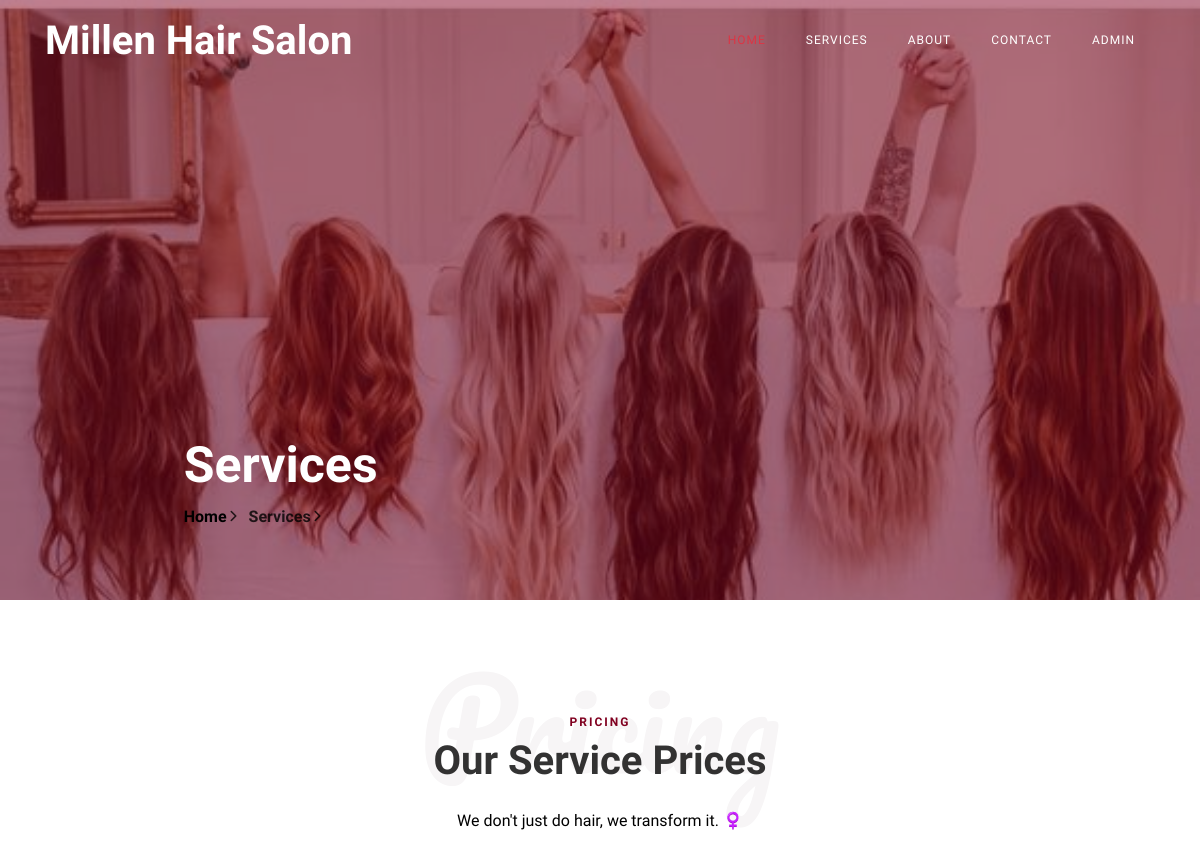
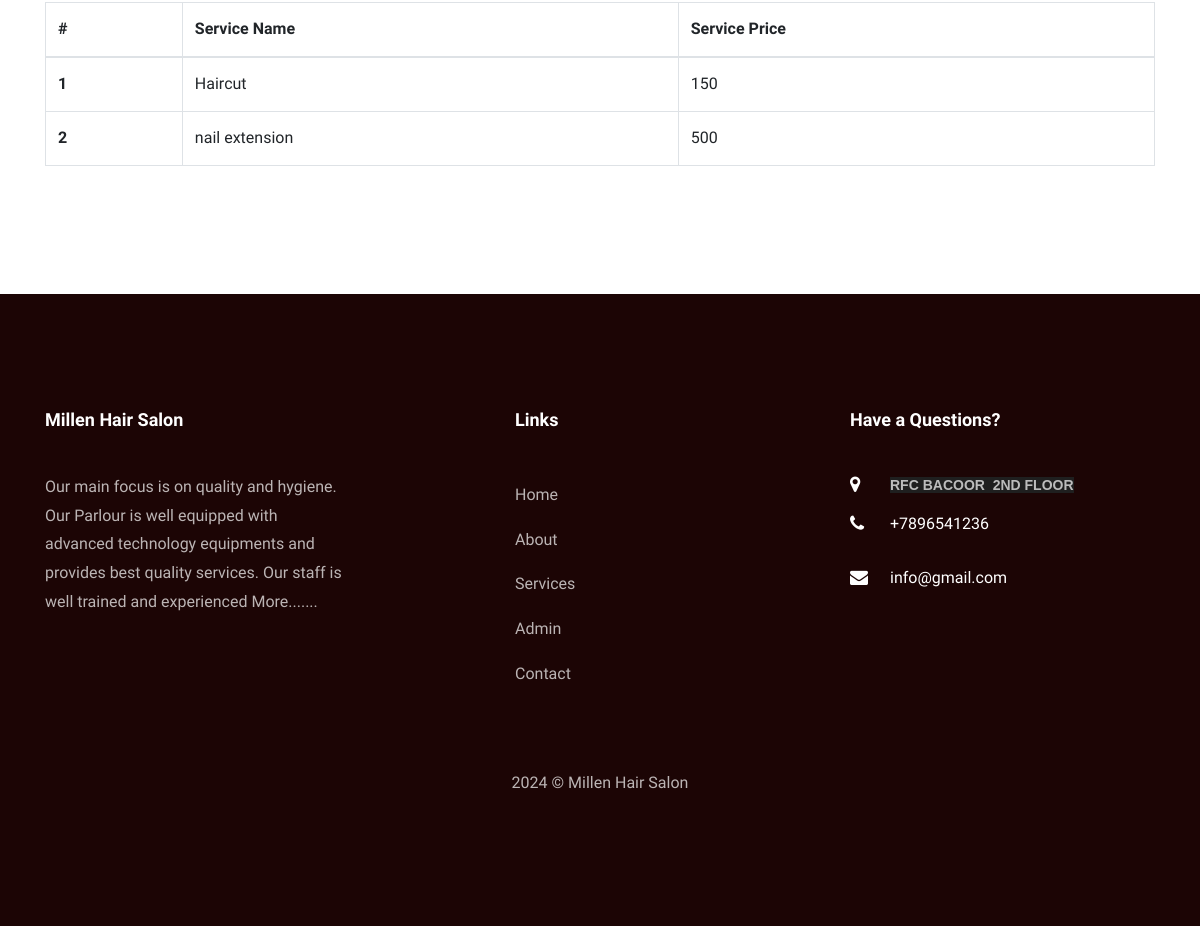
/services.php, run on the app's committed database (2 pictures, top to bottom).
### tables this page shows
CREATE TABLE `tblservices` (
  `ID` int(10) NOT NULL,
  `ServiceName` varchar(200) DEFAULT NULL,
  `Cost` int(10) DEFAULT NULL,
  `CreationDate` timestamp NULL DEFAULT current_timestamp()
);

CREATE TABLE `tblpage` (
  `ID` int(10) NOT NULL,
  `PageType` varchar(200) DEFAULT NULL,
  `PageTitle` mediumtext DEFAULT NULL,
  `PageDescription` mediumtext DEFAULT NULL,
  `Email` varchar(200) DEFAULT NULL,
  `MobileNumber` bigint(10) DEFAULT NULL,
  `UpdationDate` date DEFAULT NULL,
  `Timing` varchar(200) NOT NULL
);

### services.php (the view, shortened to what this page needs)
<?php
include('includes/dbconnection.php');
  ?>
<!DOCTYPE html>
<html lang="en">
  <head>
    <link rel="stylesheet" href="css/open-iconic-bootstrap.min.css">
    <link rel="stylesheet" href="css/animate.css">
    <link rel="stylesheet" href="css/owl.carousel.min.css">
    <link rel="stylesheet" href="css/owl.theme.default.min.css">
    <link rel="stylesheet" href="css/magnific-popup.css">
    <link rel="stylesheet" href="css/aos.css">
    <link rel="stylesheet" href="css/ionicons.min.css">
    <link rel="stylesheet" href="css/bootstrap-datepicker.css">
    <link rel="stylesheet" href="css/jquery.timepicker.css">
    <link rel="stylesheet" href="css/flaticon.css">
    <link rel="stylesheet" href="css/icomoon.css">
    <link rel="stylesheet" href="css/style.css">
  </head>
  <body>
	  <?php include_once('includes/header.php');?>
    <section class="hero-wrap hero-wrap-2" style="background-image: url('images/serves.jpg');" data-stellar-background-ratio="0.5">
      <div class="overlay"></div>
      <div class="container">
        <div class="row no-gutters slider-text js-fullheight align-items-end justify-content-center">
          <div class="col-md-9 ftco-animate pb-5">
            <h2 class="mb-0 bread">Services</h2>
            <p class="breadcrumbs"><span class="mr-2"><a href="index.php">Home <i class="ion-ios-arrow-forward"></i></a></span> <span>Services <i class="ion-ios-arrow-forward"></i></span></p>
          </div>
        </div>
      </div>
    </section>
    <section class="ftco-section ftco-pricing">
			<div class="container">
				<div class="row justify-content-center pb-3">
          <div class="col-md-10 heading-section text-center ftco-animate">
          	<h1 class="big">Pricing</h1>
          	<span class="subheading">Pricing</span>
            <h2 class="mb-4">Our Service Prices</h2>
            <p>We don't just do hair, we transform it. ‍♀️</p>
          </div>
        </div>
            <table class="table table-bordered"> <thead> <tr> <th>#</th> <th>Service Name</th> <th>Service Price</th> </tr> </thead> <tbody>
<?php
$ret=mysqli_query($con,"select *from  tblservices");
$cnt=1;
while ($row=mysqli_fetch_array($ret)) {
?>
             <tr> <th scope="row"><?php echo $cnt;?></th> <td><?php  echo $row['ServiceName'];?></td> <td><?php  echo $row['Cost'];?></td> </tr>   <?php
$cnt=$cnt+1;
}?></tbody> </table>
			</div>
		</section>
    <?php include_once('includes/footer.php');?>
  </body>
</html>

### includes/footer.php (shortened to what this page needs)
 <?php
include('includes/dbconnection.php');
?>
 <footer class="ftco-footer ftco-section">
      <div class="container">
        <div class="row mb-5">
          <div class="col-md">
            <div class="ftco-footer-widget mb-4">
              <h2 class="ftco-heading-2 logo">Millen Hair Salon</h2>
              <?php
$ret=mysqli_query($con,"select * from tblpage where PageType='aboutus' ");
while ($row=mysqli_fetch_array($ret)) {
?>
              <p><?php  echo substr($row['PageDescription'],0,200);?> <a href="about.php">More.......</a></p><?php } ?>
            </div>
          </div>
          <div class="col-md" style="padding-left: 150px">
             <div class="ftco-footer-widget mb-4">
              <h2 class="ftco-heading-2">Links</h2>
              <ul class="list-unstyled">
                <li><a href="index.php" class="py-2 d-block">Home</a></li>
                <li><a href="about.php" class="py-2 d-block">About</a></li>
                <li><a href="services.php" class="py-2 d-block">Services</a></li>
                <li><a href="admin/index.php" class="py-2 d-block">Admin</a></li>
                <li><a href="contact.php" class="py-2 d-block">Contact</a></li>
              </ul>
            </div>
          </div>
          <div class="col-md">
            <div class="ftco-footer-widget mb-4">
            	<h2 class="ftco-heading-2">Have a Questions?</h2>
            	<div class="block-23 mb-3">
                <?php
$ret=mysqli_query($con,"select * from tblpage where PageType='contactus' ");
while ($row=mysqli_fetch_array($ret)) {
?>
	              <ul>
	                <li><span class="icon icon-map-marker"></span><span class="text"><?php  echo $row['PageDescription'];?></span></li>
	                <li><a href="#"><span class="icon icon-phone"></span><span class="text">+<?php  echo $row['MobileNumber'];?></span></a></li>
	                <li><a href="#"><span class="icon icon-envelope"></span><span class="text"><?php  echo $row['Email'];?></span></a></li>
	              </ul>
	            </div>
               <?php } ?>
            </div>
          </div>
        </div>
        <div class="row">
          <div class="col-md-12 text-center">
            <p>
  2024 &copy; Millen Hair Salon </p>
          </div>
        </div>
      </div>
    </footer>

### css/icomoon.css (style rules this page uses)
[class^="icon-"], [class*=" icon-"] { font-family: 'icomoon' !important; speak: none; font-style: normal; font-weight: normal; font-variant: normal; text-transform: none; line-height: 1; -webkit-font-smoothing: antialiased; -moz-osx-font-smoothing: grayscale; }
.icon-map-marker:before { content: "\f041"; }
.icon-phone:before { content: "\f095"; }
.icon-envelope:before { content: "\f0e0"; }

### data on the page
tblservices: ServiceName "Haircut", Cost "150"
tblservices: ServiceName "nail extension", Cost "500"
tblpage: PageDescription "Our main focus is on quality and hygiene. Our Parlour is well equipped with advanced technology equipments and provides best quality services. Our staff is well trained and experienced"
tblpage: PageDescription "RFC BACOOR 2ND FLOOR", MobileNumber "7896541236", Email "info@gmail.com"
